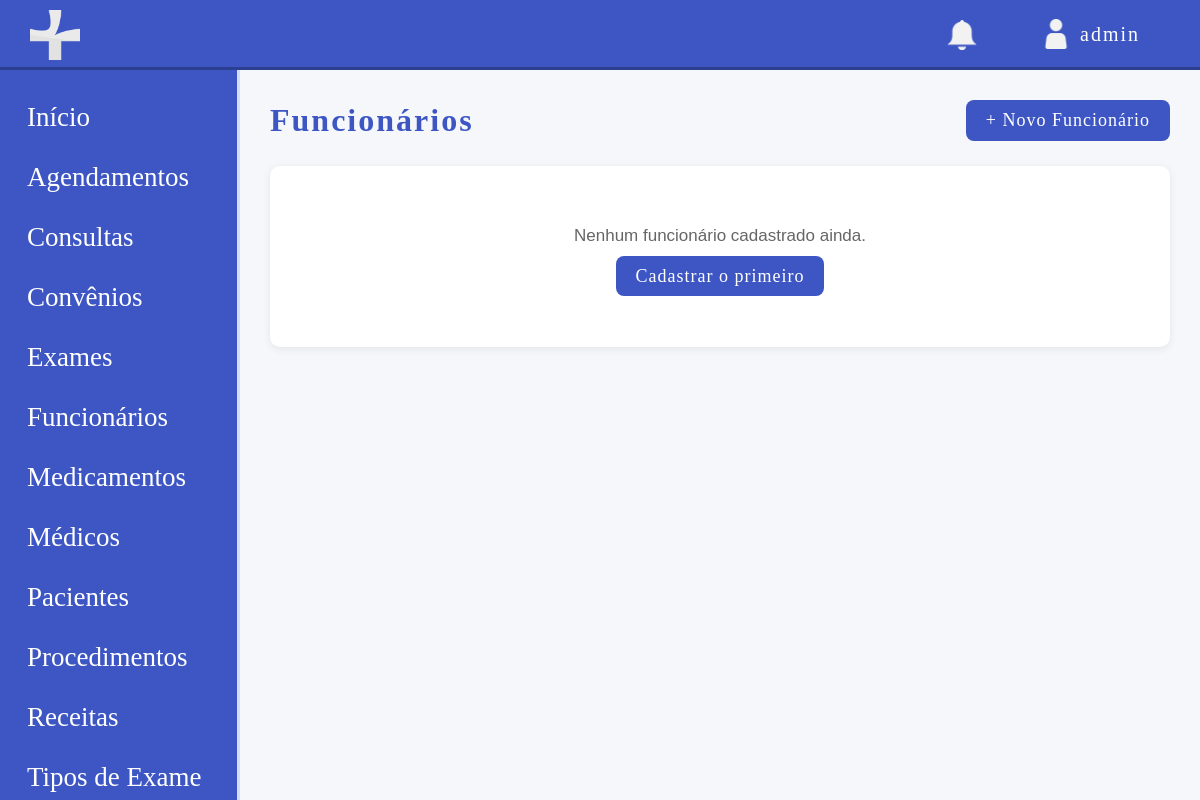
Page /modulos/funcionarios/listar_funcionario.php (signed in) on the earlier database version.
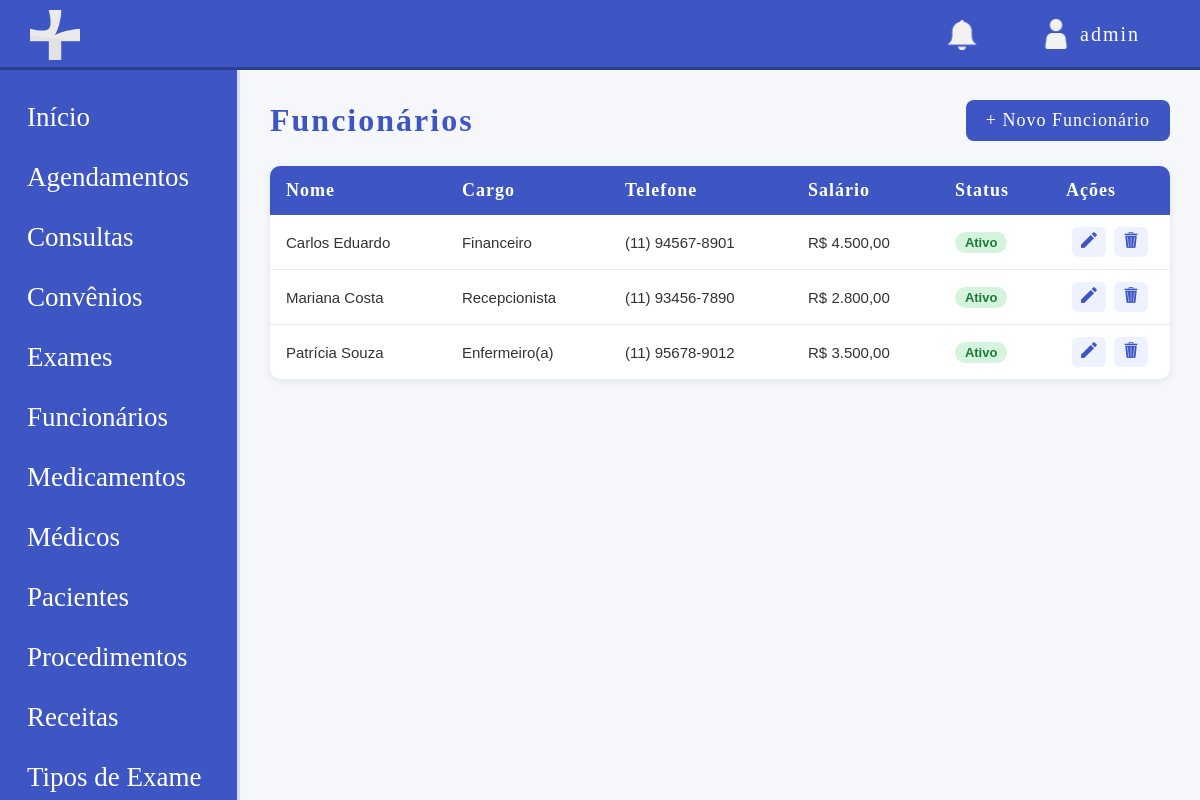
Same page on the later database version.
### tables this page shows
CREATE TABLE funcionario (
    id INT UNSIGNED NOT NULL AUTO_INCREMENT,
    nome VARCHAR(50) NOT NULL,
    email VARCHAR(100) NOT NULL,
    cpf CHAR(14) NOT NULL,
    rg VARCHAR(20) NOT NULL,
    data_nascimento DATE NOT NULL,
    telefone VARCHAR(20) NOT NULL,
    cep CHAR(9) NOT NULL,
    estado VARCHAR(50) NOT NULL,
    cidade VARCHAR(50) NOT NULL,
    bairro VARCHAR(50) NOT NULL,
    rua VARCHAR(200) NOT NULL,
    numero VARCHAR(15) NOT NULL,
    salario DECIMAL(10,2) NOT NULL,
    cargo VARCHAR(50) NOT NULL,
    status ENUM('ATIVO', 'INATIVO') NOT NULL DEFAULT 'ATIVO',
    data_registro TIMESTAMP DEFAULT CURRENT_TIMESTAMP,
    PRIMARY KEY (id),
    UNIQUE KEY cpf (cpf),
    UNIQUE KEY rg (rg)
);

### modulos/funcionarios/listar_funcionario.php (the view, shortened to what this page needs)
<?php
require '../../config/conexao.php';
$base = '/site-clinicamedica';
$sql = "SELECT * FROM funcionario ORDER BY status ASC, nome ASC";
$funcionarios = $pdo->query($sql)->fetchAll();
?>
<!DOCTYPE html>
<html lang="pt-br">
<head>
    <link rel="stylesheet" href="<?php echo $base; ?>/css/style.css">
</head>
<body class="dashbody">
    <?php include '../../includes/header.php'; ?>
    <div class="layout">
        <?php include '../../includes/sidebar.php'; ?>
        <main class="main">
            <div class="pagina-topo">
                <h1>Funcionários</h1>
                <a href="cadastrar_funcionario.php" class="btn-novo">+ Novo Funcionário</a>
            </div>
            <?php if (count($funcionarios) === 0): ?>
                <div class="vazio">
                    <p>Nenhum funcionário cadastrado ainda.</p>
                    <a href="cadastrar_funcionario.php" class="btn-novo">Cadastrar o primeiro</a>
                </div>
            <?php else: ?>
                <table class="tabela">
                    <thead>
                        <tr>
                            <th>Nome</th>
                            <th>Cargo</th>
                            <th>Telefone</th>
                            <th>Salário</th>
                            <th>Status</th>
                            <th style="width: 120px;">Ações</th>
                        </tr>
                    </thead>
                    <tbody>
                        <?php foreach ($funcionarios as $f): ?>
                            <tr class="<?php echo $f['status'] === 'ATIVO' ? '' : 'linha-inativa'; ?>">
                                <td><?php echo htmlspecialchars($f['nome']); ?></td>
                                <td><?php echo htmlspecialchars($f['cargo']); ?></td>
                                <td><?php echo htmlspecialchars($f['telefone']); ?></td>
                                <td>R$ <?php echo number_format($f['salario'], 2, ',', '.'); ?></td>
                                <td>
                                    <?php if ($f['status'] === 'ATIVO'): ?>
                                        <span class="tag tag-ativo">Ativo</span>
                                    <?php else: ?>
                                        <span class="tag tag-inativo">Inativo</span>
                                    <?php endif; ?>
                                </td>
                                <td class="acoes">
                                    <a href="editar_funcionario.php?id=<?php echo $f['id']; ?>" class="btn-acao" title="Editar">
                                        <img src="../../img/editar_icon.png" class="iconeacao" alt="Editar">
                                    </a>
                                    <a href="excluir_funcionario.php?id=<?php echo $f['id']; ?>"
                                       class="btn-acao btn-excluir"
                                       title="Excluir"
                                       onclick="return confirm('Tem certeza que deseja excluir este funcionário?');">
                                        <img src="../../img/excluir_icon.png" class="iconeacao" alt="Excluir">
                                    </a>
                                </td>
                            </tr>
                        <?php endforeach; ?>
                    </tbody>
                </table>
            <?php endif; ?>
        </main>
    </div>
</body>
</html>

Differences in the rows shown:
added funcionario: nome "Carlos Eduardo", cargo "Financeiro", telefone "(11) 94567-8901", salario "4.500,00", status "Ativo"
added funcionario: nome "Mariana Costa", cargo "Recepcionista", telefone "(11) 93456-7890", salario "2.800,00", status "Ativo"
added funcionario: nome "Patrícia Souza", cargo "Enfermeiro(a)", telefone "(11) 95678-9012", salario "3.500,00", status "Ativo"
Other differences:
text no longer shown: "Nenhum funcionário cadastrado ainda. Cadastrar o primeiro"
text now shown: "Nome Cargo Telefone Salário Status Ações"
